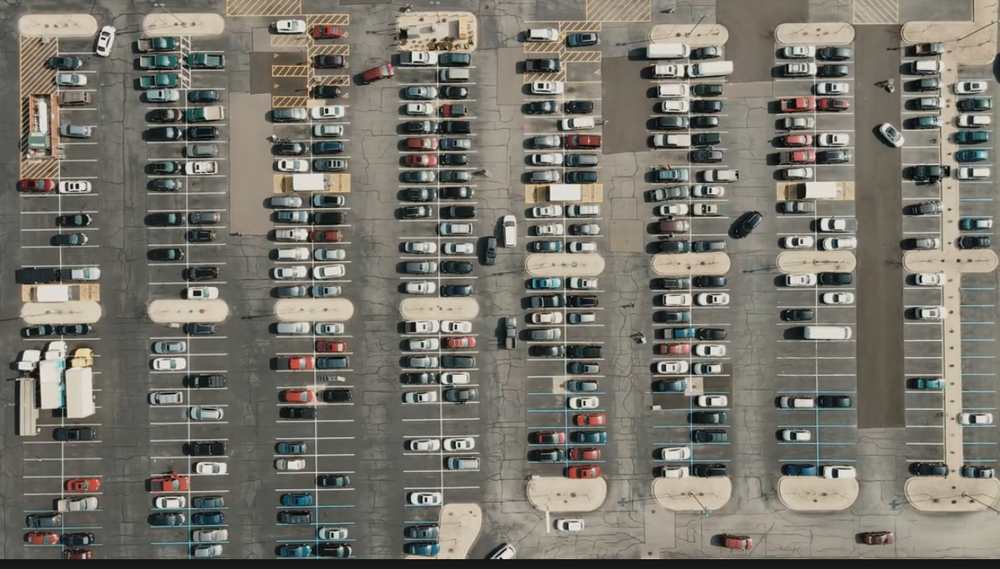
#> input picture P2.png, 1000 x 569 px, shrunk from 1319 x 750 before the run
$ python -i parking_detectioni.py   (imports and definitions only)
#> lines starting #> are read from the running program, lines starting #| are printed output that depends on the picture
#> further down, picture is the input picture: shape (569, 1000, 3); mean B, G, R 107.4, 116.4, 119.4


import cv2
import numpy as np
import pandas as pd
from ultralytics import YOLO
import logging
from datetime import datetime

IMAGE_PATH = 'P2.png'
PREPROCESSING1_PATH = 'preprocessing1.txt'
PREPROCESSING2_PATH = 'preprocessing2.txt'
OUTPUT_CSV = 'output.csv'
OUTPUT_IMAGE = 'annotated_output.jpg'

# [1 line not run here, left out]

# [14 lines left out: function load_slot_labels, not called in this run]

def load_yolo_model():
    logging.info("Loading YOLOv8 model for selective vehicle detection")
    return YOLO('yolov8n.pt')

# --- ADVANCED ANALYSIS MODULES

def _timestamp():
    return datetime.now().strftime('%Y-%m-%d %H:%M:%S')

def _detect_line_markings(img):
    # Edge detection and Hough transform (used in parking line analysis)
    gray = cv2.cvtColor(img, cv2.COLOR_BGR2GRAY)
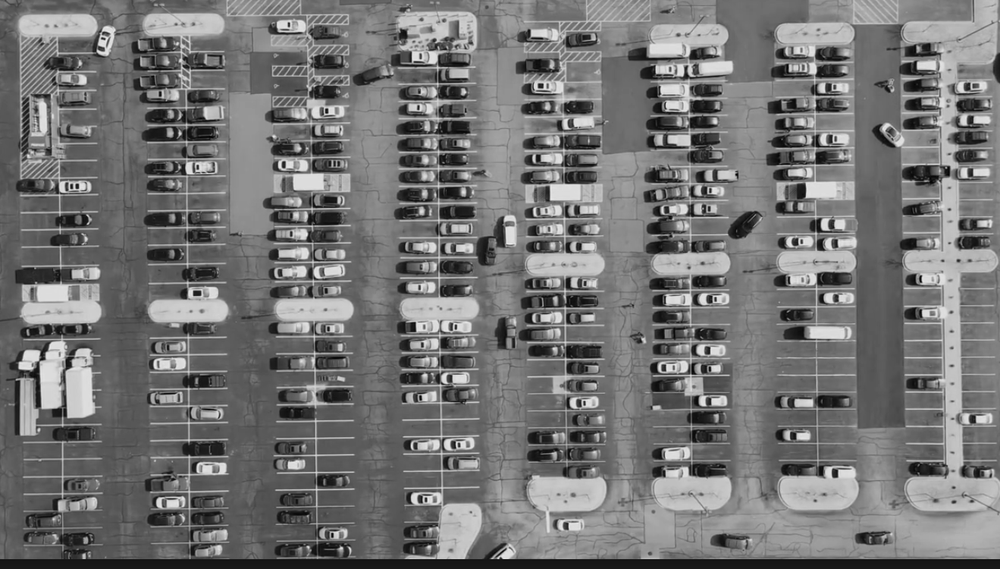
#> gray: shape (569, 1000); min 0, max 238, mean 116.3
    blurred = cv2.GaussianBlur(gray, (5, 5), 0)
    edges = cv2.Canny(blurred, 50, 150)
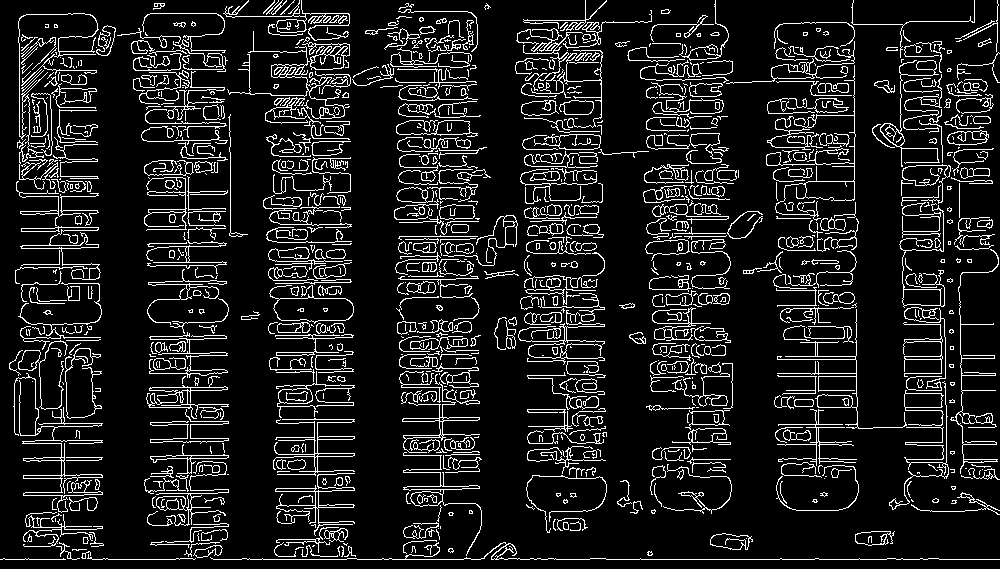
#> edges: shape (569, 1000); 11.4% white in thin lines or dots
    lines = cv2.HoughLinesP(edges, 1, np.pi/180, threshold=100,
                            minLineLength=60, maxLineGap=8)
#> lines = 99 rows, first 6: [92, 559, 179, 559], [357, 559, 480, 559], [777, 373, 856, 373], [317, 433, 318, 527], [606, 559, 886, 559], [276, 437, 354, 436]
    return lines if lines is not None else []

# [32 lines left out: functions _extract_parking_grid, _filter_striped_yellow_slots, _vehicle_slot_alignment, not called in this run]

# --- MAIN ---

# [3 lines not run here, left out]

# [1 line that did not run here, left out]
# [1 line that did not run here, left out]

# [1 line that did not run here, left out]

# Advanced detection simulations
# [1 line that did not run here, left out]
# [1 line that did not run here, left out]
# [1 line that did not run here, left out]
# [1 line that did not run here, left out]

# [1 line that did not run here, left out]
# [1 line that did not run here, left out]
# [1 line that did not run here, left out]

# [12 lines not run here, left out]

# Save CSV
# [6 lines that did not run here, left out]
# [7 lines not run here, left out]

>>> import cv2
>>> picture = cv2.imread('P2.png')
>>> result = _detect_line_markings(picture)
#> result has the same summary as lines in _detect_line_markings
